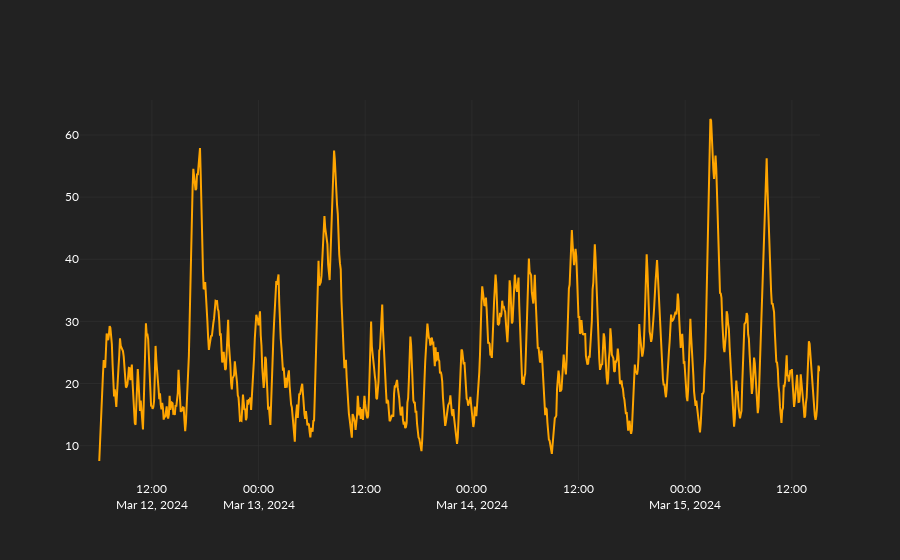

The notebook cell this image was saved under:
### Code cell
fig = go.Figure()
fig.add_scatter(
    x=datetimes,
    y=adx_values,
    name="adx",
    line_color="orange",
)

### Figure 1 — Plotly figure (JSON) as saved in the notebook; plotly's stock layout.template omitted (floating-point values rounded to 4 significant figures; data arrays with more than 128 entries replaced by an {"elided": "..."} marker saying what was removed)
{"data": [{"line": {"color": "orange"}, "name": "adx", "type": "scatter", "x": {"elided": "1000 str values"}, "y": {"elided": "1000 float values"}}], "layout": {}}
